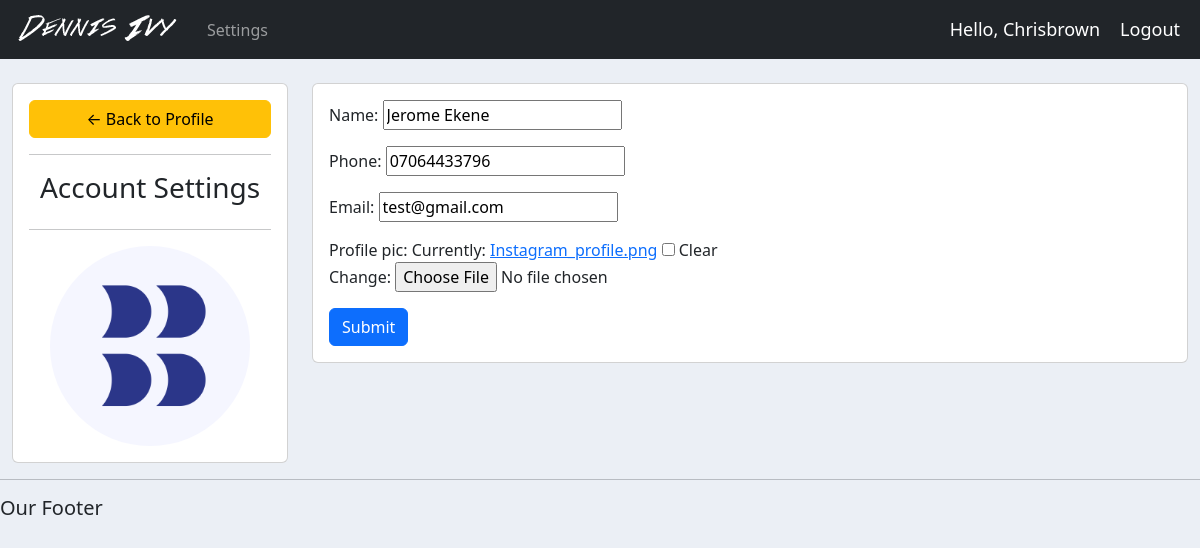
/account/ (signed in), run on the app's committed database.
### accounts/models.py (models this page shows, shortened)
class Customer(models.Model):
  user = models.OneToOneField(User, null=True, blank=True, on_delete=models.CASCADE)
  name = models.CharField(max_length=200, null=True)
  phone = models.CharField(max_length=200, null=True)
  email = models.CharField(max_length=200, unique=True, null=True)
  profile_pic = models.ImageField(default="user.png", null=True, blank=True)
  date_created = models.DateTimeField(auto_now_add=True, null=True)

### accounts/decorators.py (the view)
    def wrapper_func(request, *args, **kwargs):
      group = None
      if request.user.groups.exists():
        group = request.user.groups.all()[0].name
      if group in allowed_roles:
        return view_func(request, *args, **kwargs)
      else:
        return HttpResponse("You are not authorized to access this page")

### accounts/forms.py
class CustomerForm(ModelForm):
  class Meta:
    model = Customer
    fields = '__all__'
    exclude = ['user']

### accounts/views.py (called while the page is built)
@login_required(login_url='login')
@allowed_users(allowed_roles=['Customer'])
def accountSettings(request):
    customer = request.user.customer
    form = CustomerForm(instance=customer)
    if request.method == 'POST':
        form = CustomerForm(request.POST, request.FILES, instance=customer)
        if form.is_valid():
            form.save()
    context = {'form': form }
    return render(request, 'accounts/account_settings.html', context)

### accounts/templates/accounts/account_settings.html (shortened to what this page needs)
{%  extends 'accounts/main.html' %}
{% load static %}
{% block content %}
<br>
<div class="row">
	<div class="col-md-3">
		<div class="card card-body">
			<a class="btn btn-warning" href="{% url 'home' %}"> &#8592; Back to Profile</a>
			<hr>
			<h3 style="text-align: center">Account Settings</h3>
			<hr>
			<img class="profile-pic" src="{{request.user.customer.profile_pic.url}}" >
		</div>
	</div>
	<div class="col-md-9">
		<div class="card card-body">
			<form method="POST" action="" enctype="multipart/form-data">
        {{form.as_p}}
			<input class="btn btn-primary" type="submit" name="Update Information">
			</form>
		</div>
	</div>
</div>
{% endblock %}

### accounts/templates/accounts/navbar.html (shortened to what this page needs)
{% load static%}
<nav class="navbar navbar-expand-lg navbar-dark bg-dark">
  <img src="{% static 'images/logo.png'%}">
  <div class="collapse navbar-collapse" id="navbarNav">
    <ul class="navbar-nav">
      {% if request.user.is_staff %}
        <li class="nav-item active">
          <a class="nav-link" href="{% url 'home' %}">Dashboard</a>
        </li>
        <li class="nav-item">
          <a class="nav-link" href="{% url 'products' %}">Products</a>
        </li>
        {% else %}
          <li class="nav-item">
            <a class="nav-link" href="{% url 'account' %}">Settings</a>
          </li>
      {% endif %}
    </ul>
  </div>
  <span class="hello-msg">Hello, {{request.user}} </span>
  <span><a class="hello-msg" href="{% url 'logout' %}" style="text-decoration:none">Logout</a></span>
</nav>

### static/css/main.css (style rules this page uses)
body { background-color: #ebeff5; }

### accounts/templates/accounts/navbar.html (style rules this page uses)
.hello-msg { font-size: 18px; color: #fff; margin-right: 20px; }

### accounts/templates/accounts/account_settings.html (style rules this page uses)
.profile-pic { max-width: 200px; max-height:200px; margin: 0 auto; border-radius: 50%; }

### data on the page
Customer: name "Jerome Ekene", phone "07064433796", email "test@gmail.com"

### other printed values
{{ request.user }} "Chrisbrown"
